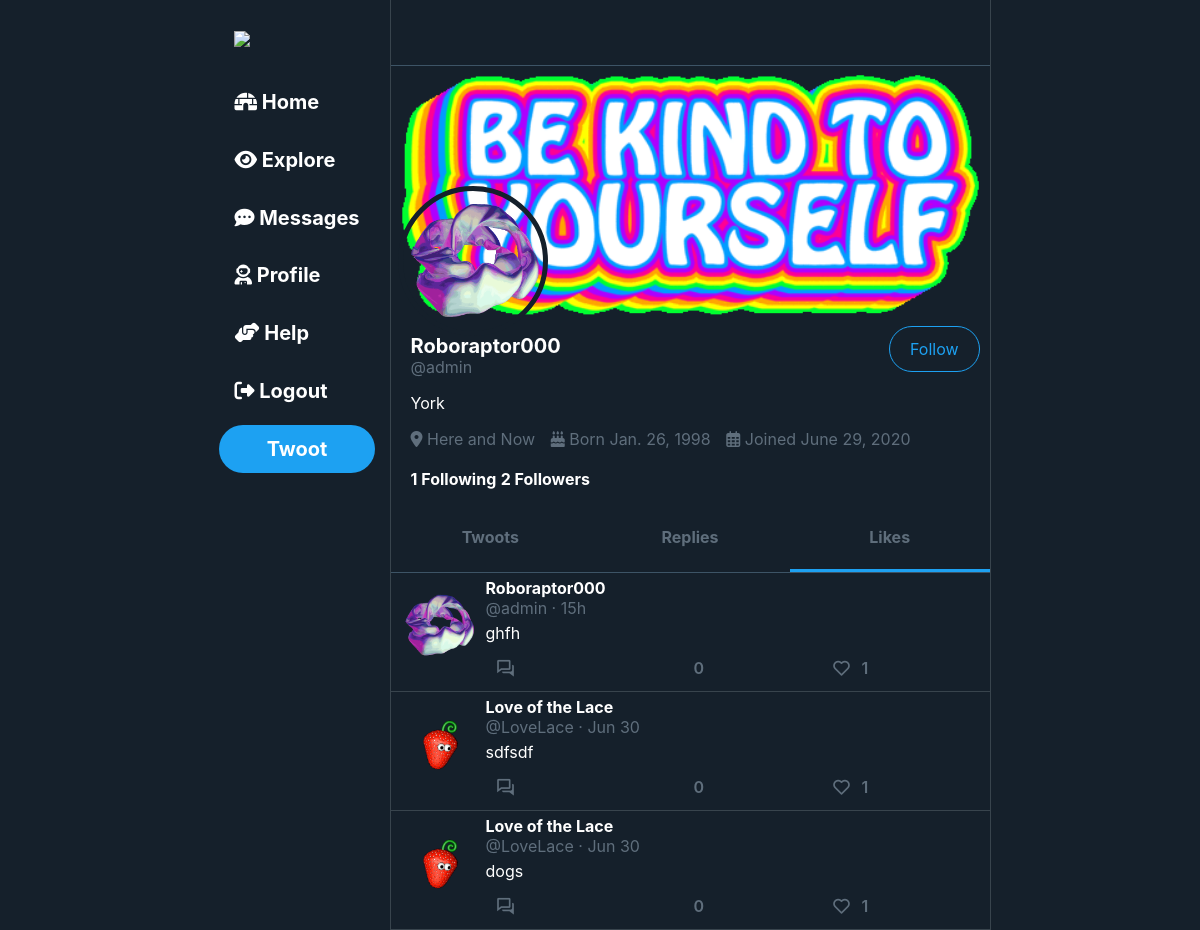
The app's page /profile/admin/likes/ (signed in, upper part), older data.
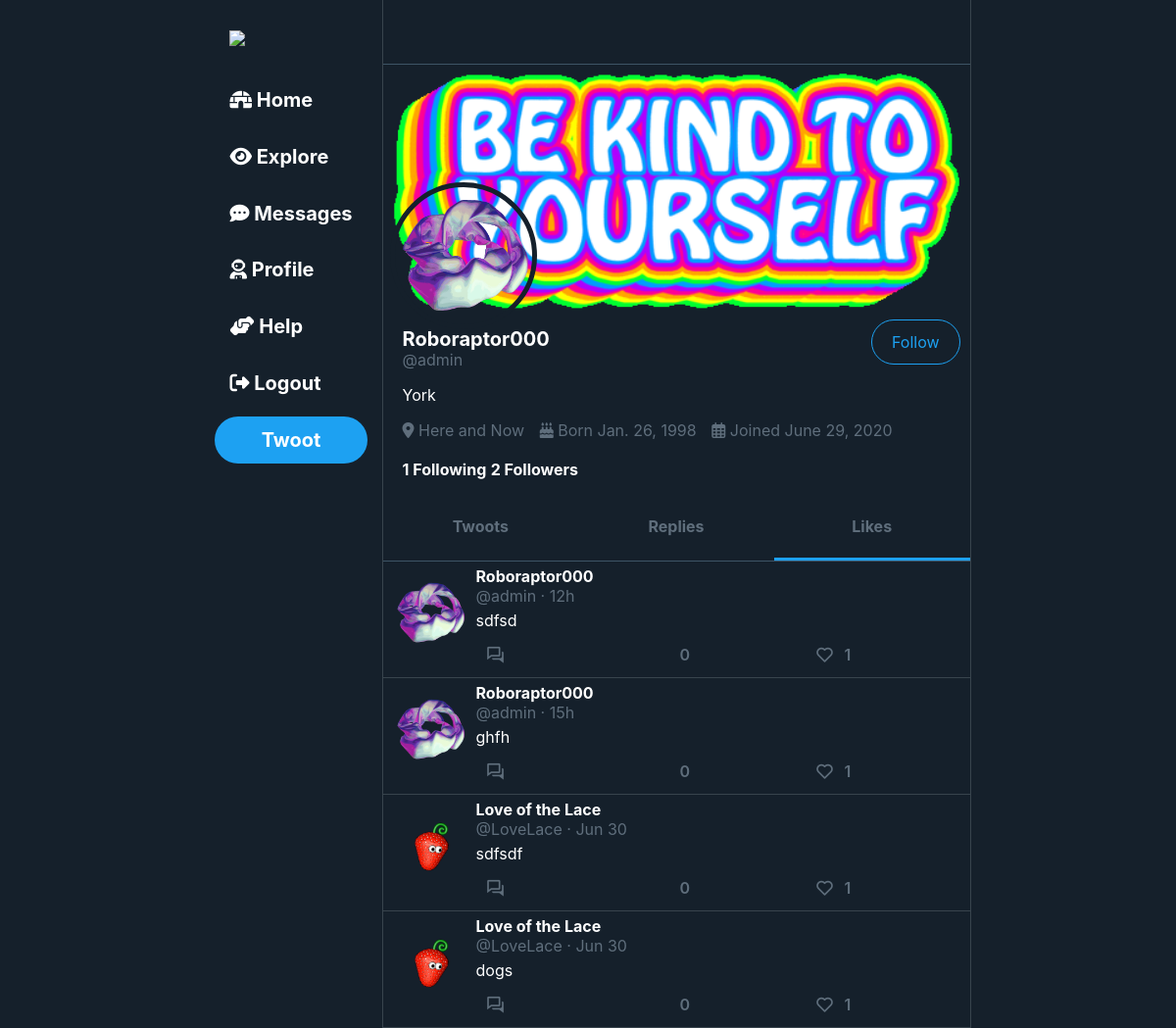
The same page, newer data.
### users/models.py (models this page shows, shortened)
class Profile(models.Model):
    user = models.OneToOneField(User, on_delete=models.CASCADE)
    display_name = models.CharField(max_length=500)
    display_blurb = models.CharField(max_length=10, blank=True, null=True)
    location = models.CharField(max_length=30, blank=True, null=True)
    birth_date = models.DateField(null=True, blank=True)
    date_joined = models.DateField(auto_now_add=True)
    picture = models.ImageField(upload_to="profile_pics", default="http://fancys3bucket.amazonaws.com/media/profile_pics/roboraptor.jpg")
    banner = models.ImageField(upload_to="banner_pics", default="http://fancys3bucket.amazonaws.com/media/banner_pics/facade.jpg")

### blog/models.py (models this page shows, shortened)
class Post(MPTTModel):
    time_posted = models.DateTimeField(auto_now_add=True)
    author = models.ForeignKey(User, default=1, on_delete=models.CASCADE, related_name="authee")
    parent = TreeForeignKey("self", on_delete=models.CASCADE, null=True, blank=True, related_name="children")
    weight = models.DecimalField(max_digits=19, decimal_places=10)
    objects = InheritanceManager()
    class MPTTMeta:
        order_insertion_by = ['time_posted']
    @property
    def time_posted_formatted(self):
        current_time = datetime.now(timezone.utc)
        time_elapsed = current_time - self.time_posted
        time_delta_day = timedelta(days=0, seconds=86400, microseconds=0);
        time_delta_hour = timedelta(days=0, seconds=3600, microseconds=0);
        time_delta_minute = timedelta(days=0, seconds=60, microseconds=0);
        seconds = time_elapsed.seconds
        hours = seconds // 3600
        seconds = seconds - (hours * 3600)
        minutes = seconds // 60
        seconds = seconds - (minutes * 60)
        if time_elapsed > time_delta_day:
            return f"{self.time_posted.strftime('%b %d')}"
        elif time_elapsed > time_delta_hour:
            return f"{hours}h"
        elif time_elapsed > time_delta_minute:
            return f"{minutes}m"
        else:
            return f"{seconds}s"

class Twoot(Post):
    content = models.CharField(max_length=500, blank=True, null=True)
    image_content = models.ImageField(upload_to="twoot_pics", blank=True, null=True)
    @property
    def total_likes(self):
        return self.likes.count()
    @property
    def total_retwoots(self):
        return self.retwoot.count()

class Post(MPTTModel):
    time_posted = models.DateTimeField(auto_now_add=True)
    author = models.ForeignKey(User, default=1, on_delete=models.CASCADE, related_name="authee")
    parent = TreeForeignKey("self", on_delete=models.CASCADE, null=True, blank=True, related_name="children")
    weight = models.DecimalField(max_digits=19, decimal_places=10)
    objects = InheritanceManager()
    class MPTTMeta:
        order_insertion_by = ['time_posted']
    @property
    def time_posted_formatted(self):
        current_time = datetime.now(timezone.utc)
        time_elapsed = current_time - self.time_posted
        time_delta_day = timedelta(days=0, seconds=86400, microseconds=0);
        time_delta_hour = timedelta(days=0, seconds=3600, microseconds=0);
        time_delta_minute = timedelta(days=0, seconds=60, microseconds=0);
        seconds = time_elapsed.seconds
        hours = seconds // 3600
        seconds = seconds - (hours * 3600)
        minutes = seconds // 60
        seconds = seconds - (minutes * 60)
        if time_elapsed > time_delta_day:
            return f"{self.time_posted.strftime('%b %d')}"
        elif time_elapsed > time_delta_hour:
            return f"{hours}h"
        elif time_elapsed > time_delta_minute:
            return f"{minutes}m"
        else:
            return f"{seconds}s"

### blog/views.py (the view, shortened to what this page needs)
# urls.py: path('profile/<username>/likes/', LikesView.as_view(), name='likes_view'),
class LikesView(LoginRequiredMixin, View):
    template_name = 'blog/profile.html'
    def get(self, request, username, *args, **kwargs):
        context = {}
        user = User.objects.get(username=username)
        user.is_followed = True if Follower.objects.filter(follower=request.user, followed=user).exists() else False
        context["user"] = user
        twoots = Twoot.objects.filter(likes__liker=user).order_by('-likes__time')
        getLikesReTwoots(self, request, twoots)
        context["twoots"] = twoots
        if request.is_ajax():
            self.template_name = twoot_list_template
        return render(request, self.template_name, context)

### blog/templates/blog/profile.html (shortened to what this page needs)
{% extends "blog/base.html" %}
{% load static %}
{% load el_pagination_tags %}
{% block head %}
<link rel="stylesheet" type="text/css" href="{% static 'blog/css/home.css' %}" />
<link rel="stylesheet" type="text/css" href="{% static 'blog/css/profile.css' %}" />
{% endblock %}
{% block content %}
<div class="profilecontainer">
    <div class="back-button-div">
        <div class="header-back-button">
        </div>
    </div>
    <div class="wrapper">
        <img class="crop bannerimg" src="{{ user.profile.banner.url }}" alt="{{ user.username }}s banner image">
        <img class="profileimg" src="{{ user.profile.picture.url }}" alt="{{ user.username }}s profile picture">
    </div>
    {% if user == request.user %}
        <a class="profile-follow-button" href="{% url 'editprofile' %}">Edit Profile</a>
    {% else %}
        {% if user.is_followed %}
            <input class="profile-follow-button-poop profile-follow-button" type="submit" name="followbutton" value="UnFollow">
        {% else %}
            <input class="profile-follow-button-poop profile-follow-button" type="submit" name="followbutton" value="Follow">
        {% endif %}
    {% endif %}
    <div class="profile-content">
        <p><span id="profilename" class="content-white">{{ user.profile.display_name }}</span>
        <br>
        @{{ user.username }}</p>
        <p class="content-white">{{ user.profile.display_blurb }}</p>
        <p> {% if user.profile.location %}
            <span style="white-space: nowrap;"><i class="fas fa-map-marker-alt"></i> {{ user.profile.location }}</span>
            {% endif %}
            {% if user.profile.birth_date %}
            <span style="white-space: nowrap;"><i class="fas fa-birthday-cake"></i> Born {{ user.profile.birth_date }}</span>
            {% endif %}
            <span style="white-space: nowrap;" ><i class="far fa-calendar-alt"></i> Joined {{ user.profile.date_joined }}</span>
        <br>
        <br>
        <a href="{% url 'follow_view' username=user.username %}">{{ user.following.count }} Following</a>
        <a href="{% url 'follower_view' username=user.username %}">{{ user.followers.count }} Followers</a> </p>
    </div>
    <div  class="profile-middle-header">
        {% if request.resolver_match.url_name == "profile_view" %}
        <a class="active-profile-button" href="{% url 'profile_view' username=user.username %}">Twoots</a>
        <a href="{% url 'replies_view' username=user.username %}">Replies</a>
        <a href="{% url 'likes_view' username=user.username %}">Likes</a>
        {% elif request.resolver_match.url_name == "replies_view" %}
        <a href="{% url 'profile_view' username=user.username %}">Twoots</a>
        <a class="active-profile-button" href="{% url 'replies_view' username=user.username %}">Replies</a>
        <a href="{% url 'likes_view' username=user.username %}">Likes</a>
        {% elif request.resolver_match.url_name == "likes_view" %}
        <a href="{% url 'profile_view' username=user.username %}">Twoots</a>
        <a href="{% url 'replies_view' username=user.username %}">Replies</a>
        <a class="active-profile-button" href="{% url 'likes_view' username=user.username %}">Likes</a>
        {% endif %}
    </div>
</div>
<div id="{{request.resolver_match.url_name}}-twoot-list-id-{{user.username}}" class="twoot-list">
{% include 'blog/twoot_list.html' %}
</div>
{% endblock %}

### blog/templates/blog/twoot_list.html (shortened to what this page needs)
{% load el_pagination_tags %}
{% load static %}
{% if twoots %}
    {% for twoot in twoots %}
    {% if twoot.twoots %}
    <div data-url="{% url 'twoot_detail_view' pk=twoot.twoots.pk %}" data-twoot-id="retwoot_{{twoot.pk}}" class="twoot divgotourl">
        <div class="retwoot-twoot-text-div">
            <a class="content" href="{% url 'profile_view' username=twoot.author.username %}">
            <i class='jam jam-refresh-reverse'></i> {{ twoot.author.profile.display_name }} Retweeted</a>
        </div>
        <div class="twoot-content-wrapper content">
            <div>
                <img class="icon" src="{{twoot.twoots.author.profile.picture.url}}"/>
            </div>
            <div class="twoot-content-inner">
                <a class="content-author" href="{% url 'profile_view' username=twoot.twoots.author.username %}">
                {{ twoot.twoots.author.profile.display_name }}</a>
                @{{ twoot.twoots.author.username }}
                &#183; {{ twoot.twoots.time_posted_formatted}}
                {% if twoot.twoots.is_child_node %}
                <span>Replying to <a href="{% url 'profile_view' username=twoot.twoots.parent.author.username %}">@{{ twoot.twoots.parent.author.username }}</a></span>
                 {% endif %}
                <div class="twoot-content-true content-white">{{ twoot.twoots.content|safe }}</div>
                <br>
                {% if twoot.twoots.image_content %}
                <span style="display: inline-block;"><img class="twoot-content-img" src="{{twoot.twoots.image_content.url}}"></span>
                {% endif %}
                <div class="twoot-button-div">
                    {% if twoot.twoots in request.user.authee.all.select_subclasses %}
                    <div class="twoot-button-inner-div">
                        <a class="red twoot-button" href="{% url 'deletepost' pk=twoot.twoots.pk %}"><i class='bx bx-trash'></i></a>
                    </div>
                    {% endif %}
                    <div class="twoot-button-inner-div">
                        <a href="{% url 'create_comment_view' pk=twoot.twoots.pk %}" class="twoot-button"><i class='bx bx-conversation'></i></a>
                    </div>
                    <div class="twoot-button-inner-div">
                        {% csrf_token %}
                        <input type="hidden" name="querypost" value="{{ query }}">
                        <input type="hidden" name="relatedtwoot" value="{{ twoot.twoots.pk }}">
                        {% if twoot.twoots.is_retwooted %}
                        <button class="retwoot-button green twoot-button" type="submit" data-id="{{twoot.twoots.pk}}" data-status="retwooted"
                        name="retwootbutton"><i class='jam jam-refresh-reverse'></i></button>
                        <span class="total-retwoots green-no-hover">{{ twoot.twoots.total_retwoots }}</span>
                        {% else %}
                        <button class="retwoot-button green-unclicked twoot-button" type="submit" data-id="{{twoot.twoots.pk}}" data-status="not_retwooted"
                        name="retwootbutton"><i class='jam jam-refresh-reverse'></i></button>
                        <span class="total-retwoots">{{ twoot.twoots.total_retwoots }}</span>
                        {% endif %}
                    </div>
                    <div class="twoot-button-inner-div">
                        {% if twoot.twoots.is_liked %}
                        <button class="like-button red twoot-button" type="submit" data-status="liked" data-id="{{twoot.twoots.pk}}" name="likebutton"><i class='bx bxs-heart'></i></button>
                        <span class="total-retwoots red-no-hover">{{ twoot.twoots.total_likes }}</span>
                        {% else %}
                        <button class="like-button red-unclicked twoot-button" type="submit"  data-status="not_liked" data-id="{{twoot.twoots.pk}}" name="likebutton"><i class='bx bx-heart'></i></button>
                        <span class="total-retwoots">{{ twoot.twoots.total_likes }}</span>
                        {% endif %}
                    </div>
                </div>
            </div>
        </div>
    </div>
    {% else %}
    <div data-url="{% url 'twoot_detail_view' pk=twoot.pk %}" data-twoot-id="{{twoot.pk}}" class="twoot divgotourl">
        <div class="twoot-content-wrapper content">
            <div>
                <img class="icon" src="{{twoot.author.profile.picture.url}}"/>
            </div>
            <div class="twoot-content-inner">
                <a class="content-author" href="{% url 'profile_view' username=twoot.author.username %}">
                {{ twoot.author.profile.display_name }}</a>
                @{{ twoot.author.username }}
                &#183; {{ twoot.time_posted_formatted}}
                <div class="twoot-content-true content-white">{{ twoot.content|safe }}</div>
                <div class="twoot-button-div">
                    <div class="twoot-button-inner-div">
                        <a href="{% url 'create_comment_view' pk=twoot.pk %}" class="twoot-button"><i class='bx bx-conversation'></i></a>
                    </div>
                    <div class="twoot-button-inner-div">
                        {% if twoot.is_retwooted %}
                        <button class="retwoot-button green twoot-button" type="submit" data-id="{{twoot.pk}}" data-status="retwooted" name="retwootbutton"><i class='jam jam-refresh-reverse'></i></button>
                        <span class="total-retwoots green-no-hover">{{ twoot.total_retwoots }}</span>
                        {% else %}
                        <button class="retwoot-button green-unclicked twoot-button" type="submit" data-id="{{twoot.pk}}" data-status="not_retwooted" name="retwootbutton"></button>
                        <span class="total-retwoots">{{ twoot.total_retwoots }}</span>
                        {% endif %}
                    </div>
                    <div class="twoot-button-inner-div">
                        {% if twoot.is_liked %}
                        <button class="like-button red twoot-button" type="submit" data-status="liked" data-id="{{twoot.pk}}" name="likebutton"><i class='bx bxs-heart'></i></button>
                        <span class="total-retwoots red-no-hover">{{ twoot.total_likes }}</span>
                        {% else %}
                        <button class="like-button red-unclicked twoot-button" type="submit" data-status="not_liked" data-id="{{twoot.pk}}" name="likebutton"><i class='bx bx-heart'></i></button>
                        <span class="total-retwoots">{{ twoot.total_likes }}</span>
                        {% endif %}
                    </div>
                </div>
            </div>
        </div>
    </div>
    {% endif %}
    {% endfor %}
{% else %}
<div style="text-align: center;">
    <p class="content-white">
        Nothing here yet...
    </p>
</div>
{% endif %}

Row changes from the older to the newer data that the page shows:
added Twoot: author.profile.picture (picture), author.profile.display_name "Roboraptor000", author.username "admin", time_posted_formatted "12h", content "sdfsd", total_retwoots "0", total_likes "1"
